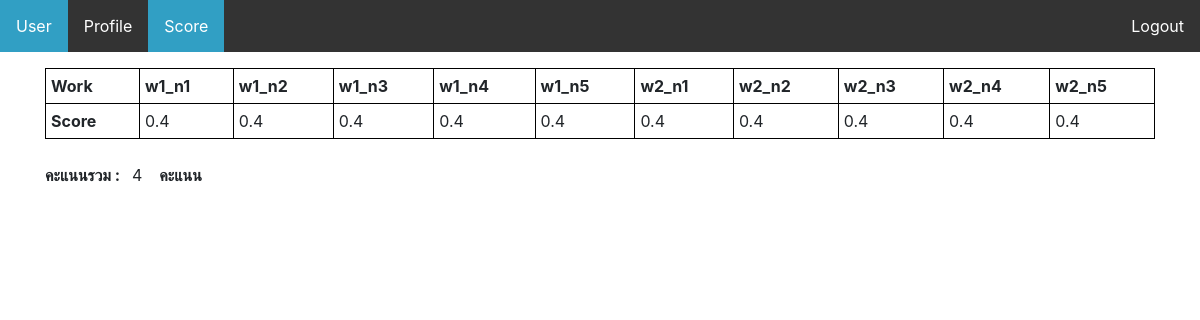
Page /python/main/score.php (signed in) on the committed database.
### tables this page shows
CREATE TABLE `problem` (
  `id` int(11) NOT NULL,
  `week` varchar(100) NOT NULL,
  `score` float NOT NULL,
  `status` int(11) NOT NULL DEFAULT '0',
  `type` varchar(100) NOT NULL DEFAULT '1'
);

CREATE TABLE `student` (
  `id` int(11) NOT NULL,
  `username` varchar(255) NOT NULL,
  `password` varchar(255) NOT NULL,
  `name` varchar(255) NOT NULL,
  `class` int(11) NOT NULL,
  `w1_n1` varchar(255) NOT NULL,
  `w1_n2` varchar(255) NOT NULL,
  `w1_n3` varchar(255) NOT NULL,
  `w1_n4` varchar(100) NOT NULL,
  `w1_n5` varchar(100) NOT NULL,
  `w2_n1` varchar(100) NOT NULL,
  `w2_n2` varchar(100) NOT NULL,
  `w2_n3` varchar(100) NOT NULL,
  `w2_n4` varchar(100) NOT NULL,
  `w2_n5` varchar(100) NOT NULL,
  `status` varchar(255) NOT NULL DEFAULT 'user',
  `server` int(11) NOT NULL DEFAULT '0',
  `ip` varchar(100) NOT NULL,
  `ban` int(11) NOT NULL DEFAULT '1',
  `quiz_t1_n1` varchar(100) NOT NULL,
  `quiz_t1_n2` varchar(100) NOT NULL,
  `quiz_t1_n3` varchar(100) NOT NULL
);

### python/main/score.php (the view, shortened to what this page needs)
<?php
require_once("../../Database/Database.php");
$sql = "select * from problem";
$result = mysqli_query($conn, $sql);
$sql_student = "select * from student where username='" . $_SESSION['username'] . "'";
$result_student = mysqli_query($conn, $sql_student);
$row_student =  mysqli_fetch_array($result_student);
?>
<!doctype html>
<html lang="en">
<head>
    <link rel="stylesheet" href="style/main.css">
    <link rel="stylesheet" href="https://stackpath.bootstrapcdn.com/bootstrap/4.3.1/css/bootstrap.min.css">
</head>
<body>
    <ul>
        <li><a href="index.php">User</a></li>
        <li><a href="profile.php">Profile</a></li>
        <li><a class="active" href="#">Score</a></li>
        <li style="float:right"><a href="../logout.php">Logout</a></li>
    </ul>
    <div class="container">
        <table style="width:100%">
            <tr>
                <th>Work</th>
                <?php $i = 0; ?>
                <?php while ($row_week = mysqli_fetch_array($result)) { ?>
                    <th><?php echo $score[$i] = $row_week['week']; ?></th>
                    <?php $i++ ?>
                <?php } ?>
            </tr>
            <tr>
                <th>Score</th>
                <?php for ($j = 0; $j < count($score); $j++) { ?>
                    <td><?php if($row_student["$score[$j]"] == "upload"){ echo "0.0";} else if($row_student["$score[$j]"] == ""){ echo "0";}else{echo $row_student["$score[$j]"]; }?></td>
                <?php } ?>
            </tr>
        </table><br>
        <?php $sum = 0;?>
        <?php for ($j = 0; $j < count($score); $j++) {
             $sum += $row_student["$score[$j]"];
         } ?>
          <b>คะแนนรวม :  &ensp;</b><?php echo $sum ;?> &ensp; <b>คะแนน</b>
    </div>
</body>
</html>

### python/main/style/main.css (style rules this page uses)
ul { list-style-type: none; margin: 0; padding: 0; overflow: hidden; background-color: #333; }
li { float: left; }
li a { display: block; color: white; text-align: center; padding: 14px 16px; text-decoration: none; }
.active { background-color: #319fc4; }

### python/main/score.php (style rules this page uses)
table, th, td { border: 1px solid black; border-collapse: collapse; }
th, td { padding: 5px; }
th { text-align: left; }

### rows in the picture
problem: week "w1_n1"
problem: week "w1_n2"
problem: week "w1_n3"
problem: week "w1_n4"
problem: week "w1_n5"
problem: week "w2_n1"
problem: week "w2_n2"
problem: week "w2_n3"
problem: week "w2_n4"
problem: week "w2_n5"
student: w1_n1 "0.4", w1_n2 "0.4", w1_n3 "0.4", w1_n4 "0.4", w1_n5 "0.4", w2_n1 "0.4", w2_n2 "0.4", w2_n3 "0.4", w2_n4 "0.4", w2_n5 "0.4"

### other values in the picture
$sum "4"
